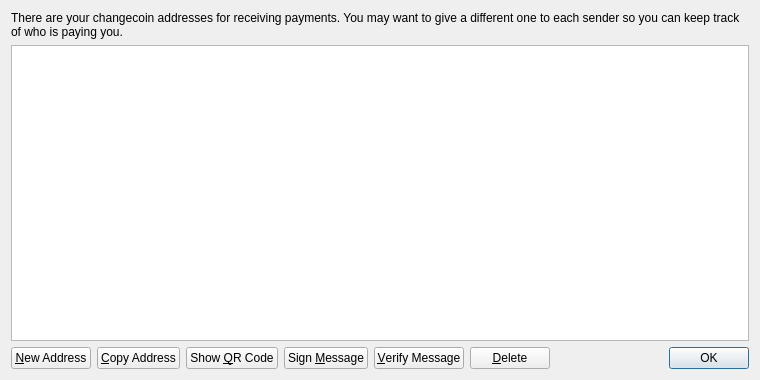
<?xml version="1.0" encoding="UTF-8"?>
<ui version="4.0">
 <class>AddressBookPage</class>
 <widget class="QWidget" name="AddressBookPage">
  <property name="geometry">
   <rect>
    <x>0</x>
    <y>0</y>
    <width>760</width>
    <height>380</height>
   </rect>
  </property>
  <property name="windowTitle">
   <string>Address Book</string>
  </property>
  <layout class="QVBoxLayout" name="verticalLayout">
   <item>
    <widget class="QLabel" name="labelExplanation">
     <property name="text">
      <string>There are your changecoin addresses for receiving payments. You may want to give a different one to each sender so you can keep track of who is paying you.</string>
     </property>
     <property name="textFormat">
      <enum>Qt::PlainText</enum>
     </property>
     <property name="wordWrap">
      <bool>true</bool>
     </property>
    </widget>
   </item>
   <item>
    <widget class="QTableView" name="tableView">
     <property name="contextMenuPolicy">
      <enum>Qt::CustomContextMenu</enum>
     </property>
     <property name="toolTip">
      <string>Double-click to edit address or label</string>
     </property>
     <property name="tabKeyNavigation">
      <bool>false</bool>
     </property>
     <property name="alternatingRowColors">
      <bool>true</bool>
     </property>
     <property name="selectionMode">
      <enum>QAbstractItemView::SingleSelection</enum>
     </property>
     <property name="selectionBehavior">
      <enum>QAbstractItemView::SelectRows</enum>
     </property>
     <property name="sortingEnabled">
      <bool>true</bool>
     </property>
     <attribute name="verticalHeaderVisible">
      <bool>false</bool>
     </attribute>
    </widget>
   </item>
   <item>
    <layout class="QHBoxLayout" name="horizontalLayout">
     <item>
      <widget class="QPushButton" name="newAddressButton">
       <property name="toolTip">
        <string>Create a new address</string>
       </property>
       <property name="text">
        <string>&amp;New Address</string>
       </property>
       <property name="icon">
        <iconset resource="../bitcoin.qrc">
         <normaloff>:/icons/add</normaloff>:/icons/add</iconset>
       </property>
      </widget>
     </item>
     <item>
      <widget class="QPushButton" name="copyToClipboard">
       <property name="toolTip">
        <string>Copy the currently selected address to the system clipboard</string>
       </property>
       <property name="text">
        <string>&amp;Copy Address</string>
       </property>
       <property name="icon">
        <iconset resource="../bitcoin.qrc">
         <normaloff>:/icons/editcopy</normaloff>:/icons/editcopy</iconset>
       </property>
      </widget>
     </item>
     <item>
      <widget class="QPushButton" name="showQRCode">
       <property name="text">
        <string>Show &amp;QR Code</string>
       </property>
       <property name="icon">
        <iconset resource="../bitcoin.qrc">
         <normaloff>:/icons/qrcode</normaloff>:/icons/qrcode</iconset>
       </property>
      </widget>
     </item>
     <item>
      <widget class="QPushButton" name="signMessage">
       <property name="toolTip">
        <string>Sign a message to prove you own a changecoin address</string>
       </property>
       <property name="text">
        <string>Sign &amp;Message</string>
       </property>
       <property name="icon">
        <iconset resource="../bitcoin.qrc">
         <normaloff>:/icons/edit</normaloff>:/icons/edit</iconset>
       </property>
      </widget>
     </item>
     <item>
      <widget class="QPushButton" name="verifyMessage">
       <property name="toolTip">
        <string>Verify a message to ensure it was signed with a specified changecoin address</string>
       </property>
       <property name="text">
        <string>&amp;Verify Message</string>
       </property>
       <property name="icon">
        <iconset resource="../bitcoin.qrc">
         <normaloff>:/icons/transaction_0</normaloff>:/icons/transaction_0</iconset>
       </property>
      </widget>
     </item>
     <item>
      <widget class="QPushButton" name="deleteButton">
       <property name="toolTip">
        <string>Delete the currently selected address from the list</string>
       </property>
       <property name="text">
        <string>&amp;Delete</string>
       </property>
       <property name="icon">
        <iconset resource="../bitcoin.qrc">
         <normaloff>:/icons/remove</normaloff>:/icons/remove</iconset>
       </property>
      </widget>
     </item>
     <item>
      <spacer name="horizontalSpacer">
       <property name="orientation">
        <enum>Qt::Horizontal</enum>
       </property>
       <property name="sizeHint" stdset="0">
        <size>
         <width>40</width>
         <height>20</height>
        </size>
       </property>
      </spacer>
     </item>
     <item>
      <widget class="QDialogButtonBox" name="buttonBox">
       <property name="sizePolicy">
        <sizepolicy hsizetype="Maximum" vsizetype="Fixed">
         <horstretch>0</horstretch>
         <verstretch>0</verstretch>
        </sizepolicy>
       </property>
       <property name="standardButtons">
        <set>QDialogButtonBox::Ok</set>
       </property>
      </widget>
     </item>
    </layout>
   </item>
  </layout>
 </widget>
 <resources>
  <include location="../bitcoin.qrc"/>
 </resources>
 <connections/>
</ui>
